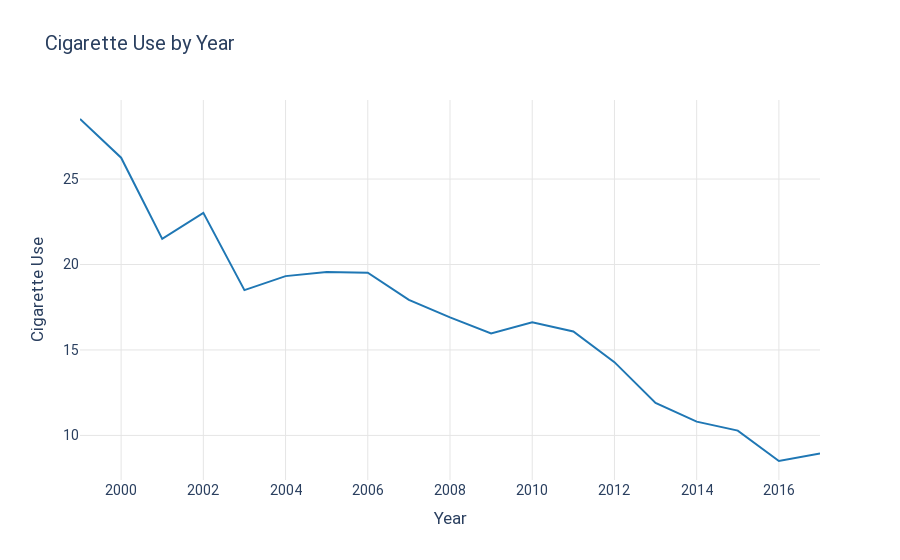

Notebook cell for this chart:
### Code cell
#creating graph for Cigarette Use by year Monish
years = []
cigarette_use = []

years = YTSCigaretteUsedf['Year'].unique()
cigarette_use_year = YTSCigaretteUsedf.groupby('Year')['DataValue'].mean()

df = pd.DataFrame({
    'Year': years,  # Change 'Years' to 'Year'
    'Cigarette Use': cigarette_use_year
})

fig = px.line(df, x='Year', y='Cigarette Use', title='Cigarette Use by Year')

fig.update_layout(
    xaxis_title='Year',
    yaxis_title='Cigarette Use',
    font=dict(family='Roboto', size=14),
    plot_bgcolor='white',
    hovermode='x',
    xaxis=dict(showgrid=True, gridwidth=1, gridcolor='#E5E5E5'),
    yaxis=dict(showgrid=True, gridwidth=1, gridcolor='#E5E5E5'),
)

fig.update_traces(
    line=dict(color='#1f77b4'),
    hovertemplate='Year: %{x}<br>Cigarette Use: %{y:.2f}'
)

fig.show()

### Figure 1 — Plotly figure (JSON) as saved in the notebook; plotly's stock layout.template omitted (floating-point values rounded to 4 significant figures)
{"data": [{"hovertemplate": "Year: %{x}<br>Cigarette Use: %{y:.2f}", "legendgroup": "", "line": {"color": "#1f77b4", "dash": "solid"}, "marker": {"symbol": "circle"}, "mode": "lines", "name": "", "orientation": "v", "showlegend": false, "type": "scatter", "x": [1999, 2000, 2001, 2002, 2003, 2004, 2005, 2006, 2007, 2008, 2009, 2010, 2011, 2012, 2013, 2014, 2015, 2016, 2017], "xaxis": "x", "y": [28.51, 26.25, 21.5, 23.02, 18.5, 19.32, 19.55, 19.52, 17.93, 16.9, 15.97, 16.62, 16.09, 14.29, 11.9, 10.8, 10.28, 8.503, 8.942], "yaxis": "y"}], "layout": {"font": {"family": "Roboto", "size": 14}, "hovermode": "x", "legend": {"tracegroupgap": 0}, "plot_bgcolor": "white", "title": {"text": "Cigarette Use by Year"}, "xaxis": {"anchor": "y", "domain": [0, 1], "gridcolor": "#E5E5E5", "gridwidth": 1, "showgrid": true, "title": {"text": "Year"}}, "yaxis": {"anchor": "x", "domain": [0, 1], "gridcolor": "#E5E5E5", "gridwidth": 1, "showgrid": true, "title": {"text": "Cigarette Use"}}}}
